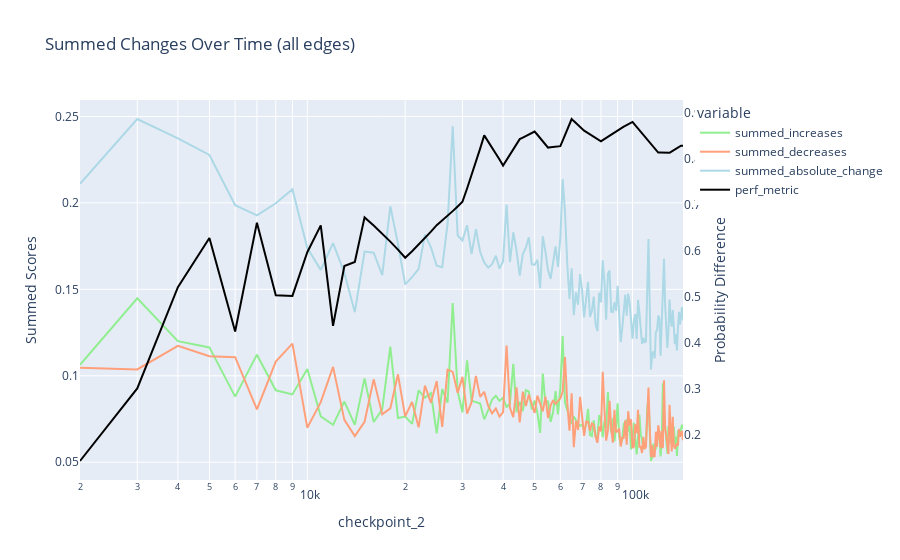

Source (notebook cell):
### Code cell
gtd_results = compute_gtd(df)

# Add a new column for the performance metric by mapping the checkpoint_2 values using the perf_metric_dict
gtd_results['perf_metric'] = gtd_results['checkpoint_2'].map(perf_metric_dict)

# Interpolate missing values
gtd_results['perf_metric'] = gtd_results['perf_metric'].interpolate(method='linear')

# plot weighted additions, deletions, and total weighted GTD over time
fig = px.line(gtd_results, x='checkpoint_2', y=['summed_increases', 'summed_decreases', 'summed_absolute_change'], title='Summed Changes Over Time (all edges)', log_x=True)

# Specify colors for each line
colors = {'summed_increases': 'lightgreen', 'summed_decreases': 'lightsalmon', 'summed_absolute_change': 'lightblue', 'perf_metric': 'black'}

# Update each trace with the specified color
for i, trace in enumerate(fig.data):
    fig.data[i].update(line=dict(color=colors[trace.name]))


# Convert to a go.Figure to add secondary Y-axis features and add the performance metric line
fig.update_layout(
    yaxis2=dict(title="Probability Difference", overlaying="y", side="right", showgrid=False)
)
fig.add_trace(
    go.Scatter(x=gtd_results['checkpoint_2'], y=gtd_results['perf_metric'], name='perf_metric', mode='lines', yaxis='y2', line=dict(color=colors['perf_metric']))
)

# Optional: Update the layout if you need to adjust titles or other aesthetics
fig.update_layout(
    yaxis_title="Summed Scores"
)

fig.show()

### Figure 1 — Plotly figure (JSON) as saved in the notebook; plotly's stock layout.template omitted (floating-point values rounded to 4 significant figures; data arrays with more than 128 entries replaced by an {"elided": "..."} marker saying what was removed)
{"data": [{"hovertemplate": "variable=summed_increases<br>checkpoint_2=%{x}<br>value=%{y}<extra></extra>", "legendgroup": "summed_increases", "line": {"color": "lightgreen", "dash": "solid"}, "marker": {"symbol": "circle"}, "mode": "lines", "name": "summed_increases", "orientation": "v", "showlegend": true, "type": "scatter", "x": {"elided": "142 int values"}, "xaxis": "x", "y": {"elided": "142 float values"}, "yaxis": "y"}, {"hovertemplate": "variable=summed_decreases<br>checkpoint_2=%{x}<br>value=%{y}<extra></extra>", "legendgroup": "summed_decreases", "line": {"color": "lightsalmon", "dash": "solid"}, "marker": {"symbol": "circle"}, "mode": "lines", "name": "summed_decreases", "orientation": "v", "showlegend": true, "type": "scatter", "x": {"elided": "142 int values"}, "xaxis": "x", "y": {"elided": "142 float values"}, "yaxis": "y"}, {"hovertemplate": "variable=summed_absolute_change<br>checkpoint_2=%{x}<br>value=%{y}<extra></extra>", "legendgroup": "summed_absolute_change", "line": {"color": "lightblue", "dash": "solid"}, "marker": {"symbol": "circle"}, "mode": "lines", "name": "summed_absolute_change", "orientation": "v", "showlegend": true, "type": "scatter", "x": {"elided": "142 int values"}, "xaxis": "x", "y": {"elided": "142 float values"}, "yaxis": "y"}, {"line": {"color": "black"}, "mode": "lines", "name": "perf_metric", "type": "scatter", "x": {"elided": "142 int values"}, "y": {"elided": "142 float values"}, "yaxis": "y2"}], "layout": {"legend": {"title": {"text": "variable"}, "tracegroupgap": 0}, "title": {"text": "Summed Changes Over Time (all edges)"}, "xaxis": {"anchor": "y", "domain": [0, 1], "title": {"text": "checkpoint_2"}, "type": "log"}, "yaxis": {"anchor": "x", "domain": [0, 1], "title": {"text": "Summed Scores"}}, "yaxis2": {"overlaying": "y", "showgrid": false, "side": "right", "title": {"text": "Probability Difference"}}}}
